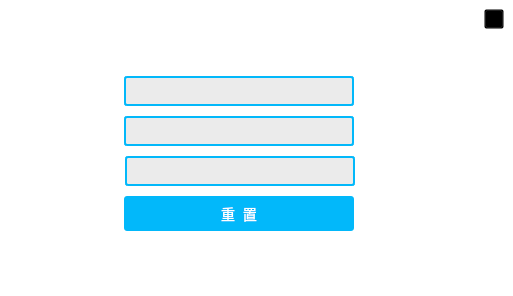
        <widget class="QWidget" name="page_4">
         <property name="styleSheet">
          <string notr="true">background-color: transparent;</string>
         </property>
         <layout class="QVBoxLayout" name="verticalLayout_17">
          <property name="spacing">
           <number>0</number>
          </property>
          <property name="leftMargin">
           <number>0</number>
          </property>
          <property name="topMargin">
           <number>0</number>
          </property>
          <property name="rightMargin">
           <number>0</number>
          </property>
          <property name="bottomMargin">
           <number>0</number>
          </property>
          <item>
           <widget class="QWidget" name="widget_page2_2" native="true">
            <property name="minimumSize">
             <size>
              <width>35</width>
              <height>35</height>
             </size>
            </property>
            <property name="maximumSize">
             <size>
              <width>16777215</width>
              <height>16777215</height>
             </size>
            </property>
            <property name="styleSheet">
             <string notr="true"/>
            </property>
            <layout class="QVBoxLayout" name="verticalLayout_13">
             <item>
              <layout class="QHBoxLayout" name="horizontalLayout_22">
               <item>
                <spacer name="horizontalSpacer_21">
                 <property name="orientation">
                  <enum>Qt::Horizontal</enum>
                 </property>
                 <property name="sizeHint" stdset="0">
                  <size>
                   <width>40</width>
                   <height>20</height>
                  </size>
                 </property>
                </spacer>
               </item>
               <item>
                <widget class="QPushButton" name="pushButton_return_page4">
                 <property name="minimumSize">
                  <size>
                   <width>20</width>
                   <height>20</height>
                  </size>
                 </property>
                 <property name="maximumSize">
                  <size>
                   <width>20</width>
                   <height>20</height>
                  </size>
                 </property>
                 <property name="styleSheet">
                  <string notr="true">QPushButton
{
border-image: url(:/images/icon/return_normal.png);
}

QPushButton:hover
{
border-image: url(:/images/icon/return_hover.png);
}</string>
                 </property>
                 <property name="text">
                  <string/>
                 </property>
                </widget>
               </item>
              </layout>
             </item>
             <item>
              <layout class="QGridLayout" name="gridLayout_4">
               <item row="0" column="0">
                <widget class="QFrame" name="frame_5">
                 <property name="minimumSize">
                  <size>
                   <width>0</width>
                   <height>35</height>
                  </size>
                 </property>
                 <property name="maximumSize">
                  <size>
                   <width>16777215</width>
                   <height>35</height>
                  </size>
                 </property>
                 <property name="frameShape">
                  <enum>QFrame::StyledPanel</enum>
                 </property>
                 <property name="frameShadow">
                  <enum>QFrame::Raised</enum>
                 </property>
                </widget>
               </item>
              </layout>
             </item>
             <item>
              <layout class="QVBoxLayout" name="verticalLayout_14">
               <item>
                <layout class="QVBoxLayout" name="verticalLayout_15">
                 <property name="spacing">
                  <number>10</number>
                 </property>
                 <item>
                  <layout class="QHBoxLayout" name="horizontalLayout_23">
                   <item>
                    <spacer name="horizontalSpacer_30">
                     <property name="orientation">
                      <enum>Qt::Horizontal</enum>
                     </property>
                     <property name="sizeType">
                      <enum>QSizePolicy::Fixed</enum>
                     </property>
                     <property name="sizeHint" stdset="0">
                      <size>
                       <width>45</width>
                       <height>17</height>
                      </size>
                     </property>
                    </spacer>
                   </item>
                   <item>
                    <widget class="QLabel" name="label_9">
                     <property name="minimumSize">
                      <size>
                       <width>60</width>
                       <height>30</height>
                      </size>
                     </property>
                     <property name="maximumSize">
                      <size>
                       <width>65</width>
                       <height>16777215</height>
                      </size>
                     </property>
                     <property name="styleSheet">
                      <string notr="true">QLabel
{
/*background-color: rgb(2, 184, 250);*/
font-size:14px;
font-family:&quot;楷体&quot;;
color:white;
border-radius:3px;
}</string>
                     </property>
                     <property name="text">
                      <string>重置账号:</string>
                     </property>
                     <property name="alignment">
                      <set>Qt::AlignCenter</set>
                     </property>
                    </widget>
                   </item>
                   <item>
                    <widget class="QLineEdit" name="reset_lineEditUser">
                     <property name="minimumSize">
                      <size>
                       <width>230</width>
                       <height>30</height>
                      </size>
                     </property>
                     <property name="styleSheet">
                      <string notr="true">/*搜索框*/
QLineEdit
{
color: rgb(0, 0, 0);
font-family:&quot;楷体&quot;;
font-size:14px;
background-color: rgb(235, 235, 235);
selection-background-color: #D1DBCB;
border-radius:3px;
border:2px solid rgb(2, 184, 250);
}


QLineEdit:hover
{
color: rgb(0, 170, 255);
background-color: white;
font-family:&quot;楷体&quot;;
border-radius:3px;
border:2px solid #ff5c38;
}

</string>
                     </property>
                     <property name="placeholderText">
                      <string/>
                     </property>
                    </widget>
                   </item>
                   <item>
                    <spacer name="horizontalSpacer_31">
                     <property name="orientation">
                      <enum>Qt::Horizontal</enum>
                     </property>
                     <property name="sizeHint" stdset="0">
                      <size>
                       <width>40</width>
                       <height>17</height>
                      </size>
                     </property>
                    </spacer>
                   </item>
                  </layout>
                 </item>
                 <item>
                  <layout class="QHBoxLayout" name="horizontalLayout_24">
                   <item>
                    <spacer name="horizontalSpacer_53">
                     <property name="orientation">
                      <enum>Qt::Horizontal</enum>
                     </property>
                     <property name="sizeType">
                      <enum>QSizePolicy::Fixed</enum>
                     </property>
                     <property name="sizeHint" stdset="0">
                      <size>
                       <width>45</width>
                       <height>17</height>
                      </size>
                     </property>
                    </spacer>
                   </item>
                   <item>
                    <widget class="QLabel" name="label_10">
                     <property name="minimumSize">
                      <size>
                       <width>60</width>
                       <height>30</height>
                      </size>
                     </property>
                     <property name="maximumSize">
                      <size>
                       <width>65</width>
                       <height>30</height>
                      </size>
                     </property>
                     <property name="styleSheet">
                      <string notr="true">QLabel
{
/*background-color: rgb(2, 184, 250);*/
font-size:14px;
font-family:&quot;楷体&quot;;
color:white;
border-radius:3px;
}</string>
                     </property>
                     <property name="text">
                      <string>新的密码:</string>
                     </property>
                     <property name="alignment">
                      <set>Qt::AlignCenter</set>
                     </property>
                    </widget>
                   </item>
                   <item>
                    <widget class="QLineEdit" name="reset_lineEditPasswd">
                     <property name="minimumSize">
                      <size>
                       <width>230</width>
                       <height>30</height>
                      </size>
                     </property>
                     <property name="styleSheet">
                      <string notr="true">/*搜索框*/
QLineEdit
{
color: rgb(0, 0, 0);
font-family:&quot;楷体&quot;;
font-size:14px;
background-color: rgb(235, 235, 235);
selection-background-color: #D1DBCB;
border-radius:3px;
border:2px solid rgb(2, 184, 250);
}


QLineEdit:hover
{
color: rgb(0, 170, 255);
background-color: white;
font-family:&quot;楷体&quot;;
border-radius:3px;
border:2px solid #ff5c38;
}

</string>
                     </property>
                     <property name="text">
                      <string/>
                     </property>
                     <property name="echoMode">
                      <enum>QLineEdit::Password</enum>
                     </property>
                    </widget>
                   </item>
                   <item>
                    <spacer name="horizontalSpacer_54">
                     <property name="orientation">
                      <enum>Qt::Horizontal</enum>
                     </property>
                     <property name="sizeHint" stdset="0">
                      <size>
                       <width>40</width>
                       <height>17</height>
                      </size>
                     </property>
                    </spacer>
                   </item>
                  </layout>
                 </item>
                 <item>
                  <layout class="QHBoxLayout" name="horizontalLayout_25">
                   <property name="spacing">
                    <number>6</number>
                   </property>
                   <item>
                    <spacer name="horizontalSpacer_55">
                     <property name="orientation">
                      <enum>Qt::Horizontal</enum>
                     </property>
                     <property name="sizeType">
                      <enum>QSizePolicy::Fixed</enum>
                     </property>
                     <property name="sizeHint" stdset="0">
                      <size>
                       <width>45</width>
                       <height>17</height>
                      </size>
                     </property>
                    </spacer>
                   </item>
                   <item>
                    <widget class="QLabel" name="label_email_2">
                     <property name="minimumSize">
                      <size>
                       <width>60</width>
                       <height>30</height>
                      </size>
                     </property>
                     <property name="maximumSize">
                      <size>
                       <width>65</width>
                       <height>30</height>
                      </size>
                     </property>
                     <property name="styleSheet">
                      <string notr="true">QLabel
{
/*background-color: rgb(2, 184, 250);*/
font-size:14px;
font-family:&quot;楷体&quot;;
color:white;
border-radius:3px;
}</string>
                     </property>
                     <property name="text">
                      <string>验证邮箱：</string>
                     </property>
                    </widget>
                   </item>
                   <item>
                    <widget class="QLineEdit" name="reset_lineEditEmail">
                     <property name="minimumSize">
                      <size>
                       <width>230</width>
                       <height>30</height>
                      </size>
                     </property>
                     <property name="maximumSize">
                      <size>
                       <width>16777215</width>
                       <height>16777215</height>
                      </size>
                     </property>
                     <property name="styleSheet">
                      <string notr="true">/*搜索框*/
QLineEdit
{
color: rgb(0, 0, 0);
font-family:&quot;楷体&quot;;
font-size:14px;
background-color: rgb(235, 235, 235);
selection-background-color: #D1DBCB;
border-radius:3px;
border:2px solid rgb(2, 184, 250);
}


QLineEdit:hover
{
color: rgb(0, 170, 255);
background-color: white;
font-family:&quot;楷体&quot;;
border-radius:3px;
border:2px solid #ff5c38;
}

</string>
                     </property>
                    </widget>
                   </item>
                   <item>
                    <spacer name="horizontalSpacer_22">
                     <property name="orientation">
                      <enum>Qt::Horizontal</enum>
                     </property>
                     <property name="sizeType">
                      <enum>QSizePolicy::Expanding</enum>
                     </property>
                     <property name="sizeHint" stdset="0">
                      <size>
                       <width>40</width>
                       <height>17</height>
                      </size>
                     </property>
                    </spacer>
                   </item>
                  </layout>
                 </item>
                 <item>
                  <layout class="QHBoxLayout" name="horizontalLayout_26">
                   <item>
                    <spacer name="horizontalSpacer_56">
                     <property name="orientation">
                      <enum>Qt::Horizontal</enum>
                     </property>
                     <property name="sizeType">
                      <enum>QSizePolicy::Fixed</enum>
                     </property>
                     <property name="sizeHint" stdset="0">
                      <size>
                       <width>115</width>
                       <height>20</height>
                      </size>
                     </property>
                    </spacer>
                   </item>
                   <item>
                    <widget class="QPushButton" name="reset_BtnReset">
                     <property name="minimumSize">
                      <size>
                       <width>230</width>
                       <height>35</height>
                      </size>
                     </property>
                     <property name="maximumSize">
                      <size>
                       <width>300</width>
                       <height>16777215</height>
                      </size>
                     </property>
                     <property name="styleSheet">
                      <string notr="true">QPushButton
{
font-size:14px;
font-family:&quot;楷体&quot;;
border-radius:3px;
background-color: rgb(2, 184, 250);
color:white;
}

QPushButton:hover
{
font-size:14px;
font-family:&quot;楷体&quot;;
border-radius:3px;
background-color: rgb(97, 224, 255);
color:black;
}</string>
                     </property>
                     <property name="text">
                      <string>重  置</string>
                     </property>
                    </widget>
                   </item>
                   <item>
                    <spacer name="horizontalSpacer_57">
                     <property name="orientation">
                      <enum>Qt::Horizontal</enum>
                     </property>
                     <property name="sizeHint" stdset="0">
                      <size>
                       <width>150</width>
                       <height>20</height>
                      </size>
                     </property>
                    </spacer>
                   </item>
                  </layout>
                 </item>
                </layout>
               </item>
               <item>
                <widget class="QFrame" name="frame_2">
                 <property name="minimumSize">
                  <size>
                   <width>0</width>
                   <height>30</height>
                  </size>
                 </property>
                 <property name="frameShape">
                  <enum>QFrame::StyledPanel</enum>
                 </property>
                 <property name="frameShadow">
                  <enum>QFrame::Raised</enum>
                 </property>
                </widget>
               </item>
               <item>
                <layout class="QVBoxLayout" name="verticalLayout_16">
                 <item>
                  <layout class="QHBoxLayout" name="horizontalLayout_27">
                   <item>
                    <spacer name="horizontalSpacer_58">
                     <property name="orientation">
                      <enum>Qt::Horizontal</enum>
                     </property>
                     <property name="sizeHint" stdset="0">
                      <size>
                       <width>40</width>
                       <height>20</height>
                      </size>
                     </property>
                    </spacer>
                   </item>
                  </layout>
                 </item>
                </layout>
               </item>
              </layout>
             </item>
            </layout>
           </widget>
          </item>
         </layout>
        </widget>
